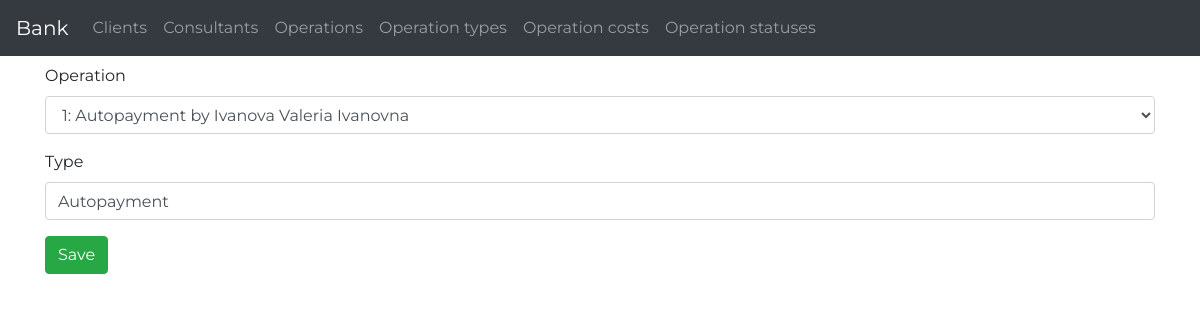
Screenshot of /bank/operation_types/update/1/ with the database file from the repository.
### basicapp/models.py (models this page shows, shortened)
class OperationType(models.Model):
    operation = models.OneToOneField(Operation, related_name='type', on_delete=models.CASCADE)
    type = models.CharField(max_length=100)

### basicapp/views.py (the view)
# urls.py: path('operation_types/update/<int:pk>/', views.OperationTypeUpdateView.as_view(), name='operation-type-update'),
class OperationTypeUpdateView(UpdateView):
    model = OperationType
    fields = '__all__'

### basicapp/models.py (called while the page is built)
    def __str__(self):
        return f'{self.last_name} {self.first_name} {self.father_name}'

    def __str__(self):
        return f'{self.id}: {self.name} by {self.client}'

### basicapp/templates/basicapp/operationtype_form.html (shortened to what this page needs)
{% extends 'base.html' %}
{% load bootstrap4 %}
{% block content %}
  <form method="post">
    {% bootstrap_form form %}
    <input type="submit" class="btn btn-success" value="Save">
  </form>
{% endblock %}

### static/css/master.css (style rules this page uses)
body { font-family: 'Montserrat', sans-serif; }

### rows the page displays
OperationType: operation "1: Autopayment by Ivanova Valeria Ivanovna", type "Autopayment"
